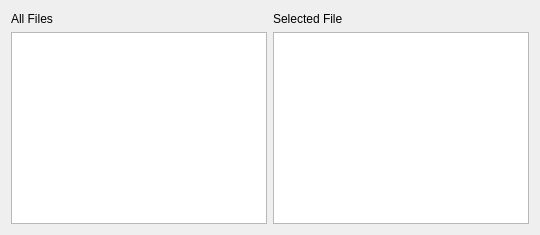
                <widget class="QWidget" name="tab_6">
                 <attribute name="title">
                  <string>Infos</string>
                 </attribute>
                 <layout class="QHBoxLayout" name="horizontalLayout_13">
                  <item>
                   <layout class="QVBoxLayout" name="verticalLayout_4">
                    <item>
                     <widget class="QLabel" name="label_5">
                      <property name="minimumSize">
                       <size>
                        <width>0</width>
                        <height>15</height>
                       </size>
                      </property>
                      <property name="maximumSize">
                       <size>
                        <width>16777215</width>
                        <height>15</height>
                       </size>
                      </property>
                      <property name="text">
                       <string>All Files</string>
                      </property>
                     </widget>
                    </item>
                    <item>
                     <widget class="QTextEdit" name="normalized_general_infos">
                      <property name="minimumSize">
                       <size>
                        <width>0</width>
                        <height>10</height>
                       </size>
                      </property>
                     </widget>
                    </item>
                   </layout>
                  </item>
                  <item>
                   <layout class="QVBoxLayout" name="verticalLayout_11">
                    <item>
                     <widget class="QLabel" name="label_8">
                      <property name="minimumSize">
                       <size>
                        <width>0</width>
                        <height>15</height>
                       </size>
                      </property>
                      <property name="maximumSize">
                       <size>
                        <width>16777215</width>
                        <height>15</height>
                       </size>
                      </property>
                      <property name="text">
                       <string>Selected File</string>
                      </property>
                     </widget>
                    </item>
                    <item>
                     <widget class="QTextEdit" name="normalized_selected_infos">
                      <property name="enabled">
                       <bool>true</bool>
                      </property>
                      <property name="sizePolicy">
                       <sizepolicy hsizetype="Expanding" vsizetype="Minimum">
                        <horstretch>0</horstretch>
                        <verstretch>0</verstretch>
                       </sizepolicy>
                      </property>
                      <property name="minimumSize">
                       <size>
                        <width>0</width>
                        <height>10</height>
                       </size>
                      </property>
                      <property name="baseSize">
                       <size>
                        <width>0</width>
                        <height>20</height>
                       </size>
                      </property>
                     </widget>
                    </item>
                   </layout>
                  </item>
                 </layout>
                </widget>
